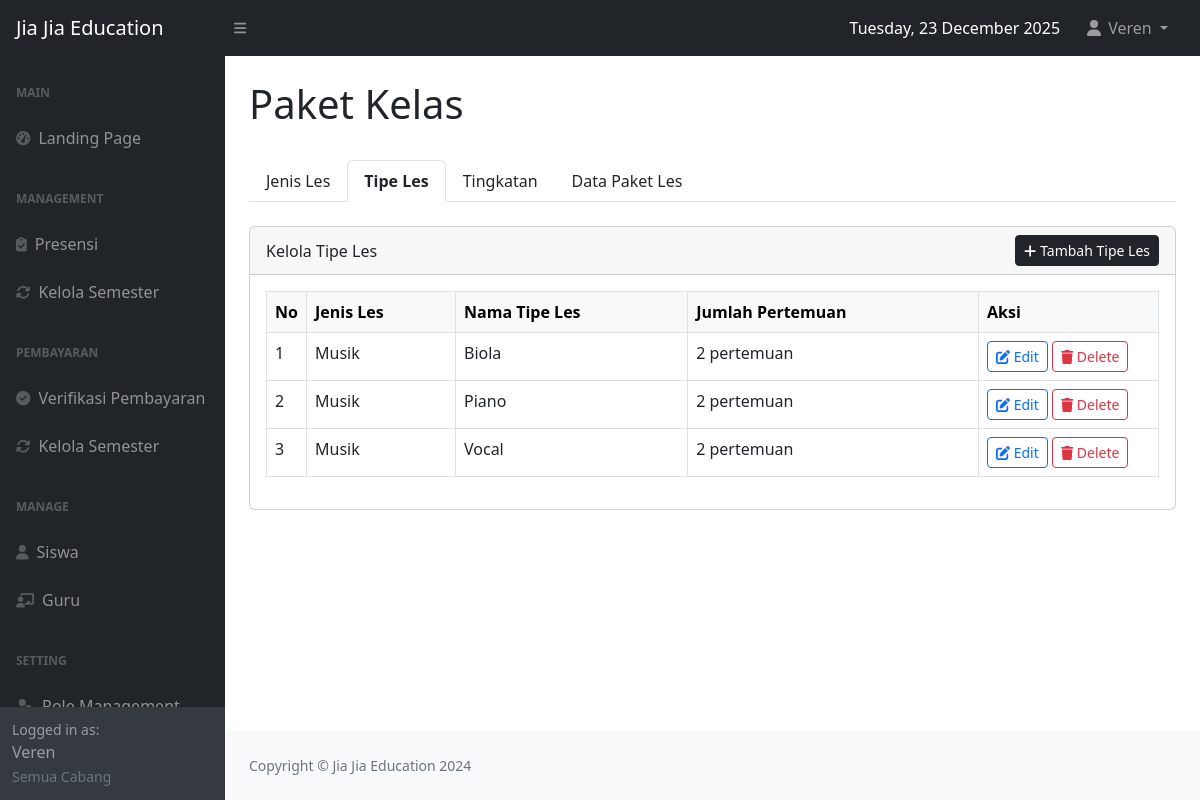
The app's page /paketkelas.php?tab=tipeles (signed in) with its own data.
### tables this page shows
CREATE TABLE `tipeles` (
  `tipeles_id` int(11) NOT NULL,
  `jenisles_id` int(11) NOT NULL,
  `name` varchar(100) NOT NULL,
  `jumlahpertemuan` int(11) NOT NULL
);

CREATE TABLE `jenisles` (
  `jenisles_id` int(11) NOT NULL,
  `name` varchar(100) NOT NULL
);

### check_login.php (called while the page is built, shortened)
<?php
function getUserFullName() {
    return $_SESSION['full_name'] ?? 'User';
}
function getUserRoleId() {
    return isset($_SESSION['role_id']) ? (int) $_SESSION['role_id'] : 0;
}
function getRoleName($role_id = null) {
    if ($role_id === null) {
        $role_id = getUserRoleId();
    }
    $roles = [
        1 => 'Head Admin',
        2 => 'Admin',
        3 => 'Orang Tua'
    ];
    return $roles[$role_id] ?? 'Unknown';
}
?>

### paketkelas.php (the view, shortened to what this page needs)
<?php
require 'check_login.php';
require 'config.php';
$current_user_name = getUserFullName();
$current_user_cabang_name = $_SESSION['cabang_name'] ?? 'Semua Cabang';
$current_user_role = strtolower(str_replace(' ', '', getRoleName()));
$active_tab = $_GET['tab'] ?? 'jenisles';
$jenisles_list = [];
try {
    $result = $conn->query("SELECT * FROM jenisles ORDER BY name");
    while ($row = $result->fetch_assoc()) {
        $jenisles_list[] = $row;
    }
} catch (Exception $e) {
    error_log("Database error: " . $e->getMessage());
}
$tipeles_list = [];
try {
    $result = $conn->query("SELECT t.*, j.name as jenisles_name FROM tipeles t LEFT JOIN jenisles j ON t.jenisles_id = j.jenisles_id ORDER BY j.name, t.name");
    while ($row = $result->fetch_assoc()) {
        $tipeles_list[] = $row;
    }
} catch (Exception $e) {
    error_log("Database error: " . $e->getMessage());
}
?>
<!DOCTYPE html>
<html lang="en">
<head>
    <link href="css/styles.css" rel="stylesheet" />
</head>
<body class="sb-nav-fixed">
    <nav class="sb-topnav navbar navbar-expand navbar-dark bg-dark">
        <a class="navbar-brand ps-3" href="index.php">Jia Jia Education</a>
        <button class="btn btn-link btn-sm order-1 order-lg-0 me-4 me-lg-0" id="sidebarToggle"><i class="fas fa-bars"></i></button>
        <ul class="navbar-nav ms-auto ms-md-0 me-3 me-lg-4">
            <li class="nav-item d-none d-md-flex align-items-center me-3">
                <span class="text-white">
                    <?php
                    echo strftime("%A, %d %B %Y");
                    ?>
                </span>
            </li>
            <li class="nav-item dropdown">
                <a class="nav-link dropdown-toggle" id="navbarDropdown" href="#" role="button" data-bs-toggle="dropdown" aria-expanded="false">
                    <i class="fas fa-user fa-fw"></i> <?php echo htmlspecialchars($current_user_name); ?>
                </a>
            </li>
        </ul>
    </nav>
    <div id="layoutSidenav">
        <div id="layoutSidenav_nav">
            <nav class="sb-sidenav accordion sb-sidenav-dark" id="sidenavAccordion">
                <div class="sb-sidenav-menu">
                    <div class="nav">
                        <div class="sb-sidenav-menu-heading">Main</div>
                        <a class="nav-link" href="index.php">
                            <div class="sb-nav-link-icon"><i class="fas fa-tachometer-alt"></i></div>
                            Landing Page
                        </a>
                        <div class="sb-sidenav-menu-heading">Management</div>
                        <a class="nav-link" href="absensi.php">
                            <div class="sb-nav-link-icon"><i class="fas fa-clipboard-check"></i></div>
                            Presensi
                        </a>
                        <a class="nav-link" href="kelola_semester.php">
                            <div class="sb-nav-link-icon"><i class="fas fa-sync-alt"></i></div>
                            Kelola Semester
                        </a>
                        <div class="sb-sidenav-menu-heading">Pembayaran</div>
                        <a class="nav-link" href="verifikasi_pembayaran.php">
                            <div class="sb-nav-link-icon"><i class="fas fa-check-circle"></i></div>
                            Verifikasi Pembayaran
                        </a>
                        <a class="nav-link" href="kelola_semester.php">
                            <div class="sb-nav-link-icon"><i class="fas fa-sync-alt"></i></div>
                            Kelola Semester
                            </a>
                        <div class="sb-sidenav-menu-heading">Manage</div>
                        <a class="nav-link" href="siswa.php">
                            <div class="sb-nav-link-icon"><i class="fas fa-user"></i></div>
                            Siswa
                        </a>
                        <a class="nav-link" href="guru.php">
                            <div class="sb-nav-link-icon"><i class="fas fa-chalkboard-teacher"></i></div>
                            Guru
                        </a>
                        <div class="sb-sidenav-menu-heading">Setting</div>
                        <a class="nav-link" href="role.php">
                            <div class="sb-nav-link-icon"><i class="fas fa-user-tag"></i></div>
                            Role Management
                        </a>
                    </div>
                </div>
                <div class="sb-sidenav-footer">
                    <div class="small">Logged in as:</div>
                    <?php echo htmlspecialchars($current_user_name); ?><br>
                    <small class="text-muted"><?php echo htmlspecialchars($current_user_cabang_name); ?></small>
                </div>
            </nav>
        </div>
        <div id="layoutSidenav_content">
            <main>
                <div class="container-fluid px-4">
                    <h1 class="mt-4">Paket Kelas</h1>
                    <br>
                    <ul class="nav nav-tabs mb-4" role="tablist">
                        <?php if ($current_user_role === 'headadmin'): ?>
                        <li class="nav-item">
                            <a class="nav-link text-dark <?php echo $active_tab === 'jenisles' ? 'active fw-bold' : ''; ?>" href="?tab=jenisles">                                <i class="#"></i>Jenis Les
                            </a>
                        </li>
                        <li class="nav-item">
                            <a class="nav-link text-dark <?php echo $active_tab === 'tipeles' ? 'active fw-bold' : ''; ?>" href="?tab=tipeles">
                                <i class="#"></i>Tipe Les
                            </a>
                        </li>
                        <li class="nav-item">
                            <a class="nav-link text-dark <?php echo $active_tab === 'tingkatan' ? 'active fw-bold' : ''; ?>" href="?tab=tingkatan">
                                <i class="#"></i>Tingkatan
                            </a>
                        </li>
                        <li class="nav-item">
                            <a class="nav-link text-dark <?php echo $active_tab === 'harga' ? 'active fw-bold' : ''; ?>" href="?tab=harga">                                <i class="#"></i>Data Paket Les
                            </a>
                        </li>
                        <?php endif; ?>
                    </ul>
                    <?php if ($active_tab === 'jenisles' && $current_user_role === 'headadmin'): ?>
                    <div class="card mb-4">
                        <div class="card-header d-flex justify-content-between align-items-center">
                            <span><i class=""></i>Kelola Jenis Les</span>
                            <button class="btn btn-dark btn-sm" data-bs-toggle="modal" data-bs-target="#addJenisLesModal">
                                <i class="fas fa-plus me-1"></i>Tambah Jenis Les
                            </button>
                        </div>
                        <div class="card-body">
                            <div class="table-responsive">
                                <table class="table table-bordered">
                                    <thead class="table-light">
                                        <tr>
                                            <th width="40">No</th>
                                            <th>Nama Jenis Les</th>
                                            <th width="180">Aksi</th>
                                        </tr>
                                    </thead>
                                    <tbody>
                                        <?php if (empty($jenisles_list)): ?>
                                        <tr>
                                            <td colspan="3" class="text-center text-muted">Belum ada data</td>
                                        </tr>
                                        <?php else: ?>
                                        <?php foreach ($jenisles_list as $index => $item): ?>
                                        <tr>
                                            <td><?php echo $index + 1; ?></td>
                                            <td><?php echo htmlspecialchars($item['name']); ?></td>
                                            <td>
                                                <button class="btn btn-sm btn-outline-primary" onclick="editJenisLes(<?php echo htmlspecialchars(json_encode($item)); ?>)">
                                                    <i class="fas fa-edit"></i> Edit
                                                </button>
                                                <button class="btn btn-sm btn-outline-danger" onclick="deleteJenisLes(<?php echo $item['jenisles_id']; ?>, '<?php echo htmlspecialchars($item['name']); ?>')">
                                                    <i class="fas fa-trash"></i> Delete
                                                </button>
                                            </td>
                                        </tr>
                                        <?php endforeach; ?>
                                        <?php endif; ?>
                                    </tbody>
                                </table>
                            </div>
                        </div>
                    </div>
                    <?php elseif ($active_tab === 'tipeles' && $current_user_role === 'headadmin'): ?>
                    <div class="card mb-4">
                        <div class="card-header d-flex justify-content-between align-items-center">
                            <span><i class=""></i>Kelola Tipe Les</span>
                            <button class="btn btn-dark btn-sm" data-bs-toggle="modal" data-bs-target="#addTipeLesModal">
                                <i class="fas fa-plus me-1"></i>Tambah Tipe Les
                            </button>
                        </div>
                        <div class="card-body">
                            <div class="table-responsive">
                                <table class="table table-bordered">
                                    <thead class="table-light">
                                        <tr>
                                            <th width="40">No</th>
                                            <th>Jenis Les</th>
                                            <th>Nama Tipe Les</th>
                                            <th>Jumlah Pertemuan</th>
                                            <th width="180">Aksi</th>
                                        </tr>
                                    </thead>
                                    <tbody>
                                        <?php if (empty($tipeles_list)): ?>
                                        <tr>
                                            <td colspan="5" class="text-center text-muted">Belum ada data</td>
                                        </tr>
                                        <?php else: ?>
                                        <?php foreach ($tipeles_list as $index => $item): ?>
                                        <tr>
                                            <td><?php echo $index + 1; ?></td>
                                            <td><?php echo htmlspecialchars($item['jenisles_name'] ?? '-'); ?></td>
                                            <td><?php echo htmlspecialchars($item['name']); ?></td>
                                            <td><?php echo $item['jumlahpertemuan']; ?> pertemuan</td>
                                            <td>
                                                <button class="btn btn-sm btn-outline-primary" onclick="editTipeLes(<?php echo htmlspecialchars(json_encode($item)); ?>)">
                                                    <i class="fas fa-edit"></i> Edit
                                                </button>
                                                <button class="btn btn-sm btn-outline-danger" onclick="deleteTipeLes(<?php echo $item['tipeles_id']; ?>, '<?php echo htmlspecialchars($item['name']); ?>')">
                                                    <i class="fas fa-trash"></i> Delete
                                                </button>
                                            </td>
                                        </tr>
                                        <?php endforeach; ?>
                                        <?php endif; ?>
                                    </tbody>
                                </table>
                            </div>
                        </div>
                    </div>
                    <?php endif; ?>
                </div>
            </main>
            <footer class="py-4 bg-light mt-auto">
                    <div class="container-fluid px-4">
                        <div class="d-flex align-items-center justify-content-between small">
                            <div class="text-muted">Copyright &copy; Jia Jia Education 2024</div>
                        </div>
                    </div>
                </footer>
        </div>
    </div>
</body>
</html>

### records on screen
tipeles: jenisles.name "Musik", name "Biola", jumlahpertemuan "2"
tipeles: jenisles.name "Musik", name "Piano", jumlahpertemuan "2"
tipeles: jenisles.name "Musik", name "Vocal", jumlahpertemuan "2"

### other values on screen
strftime("%A, %d %B %Y") "Tuesday, 23 December 2025"
$current_user_name "Veren"
$current_user_cabang_name "Semua Cabang"
